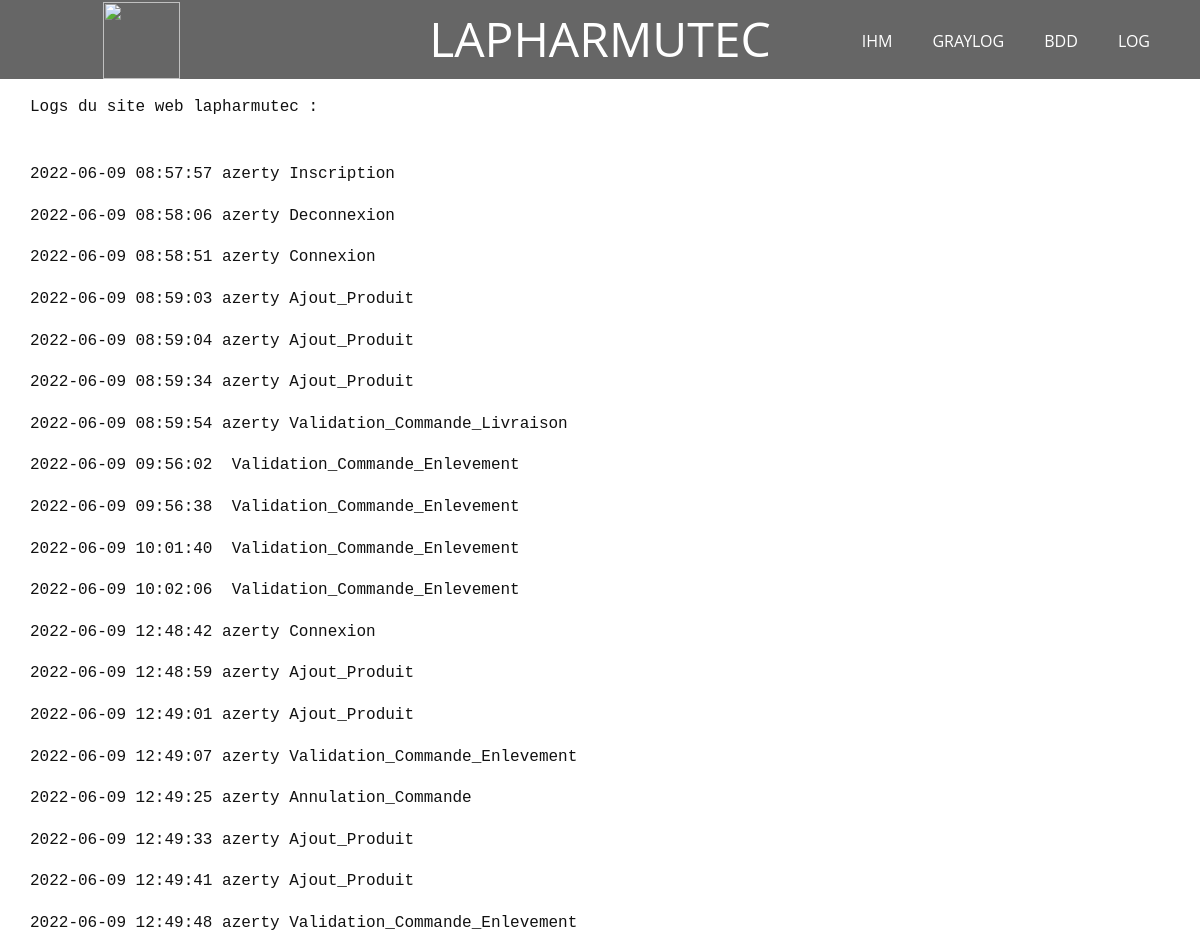
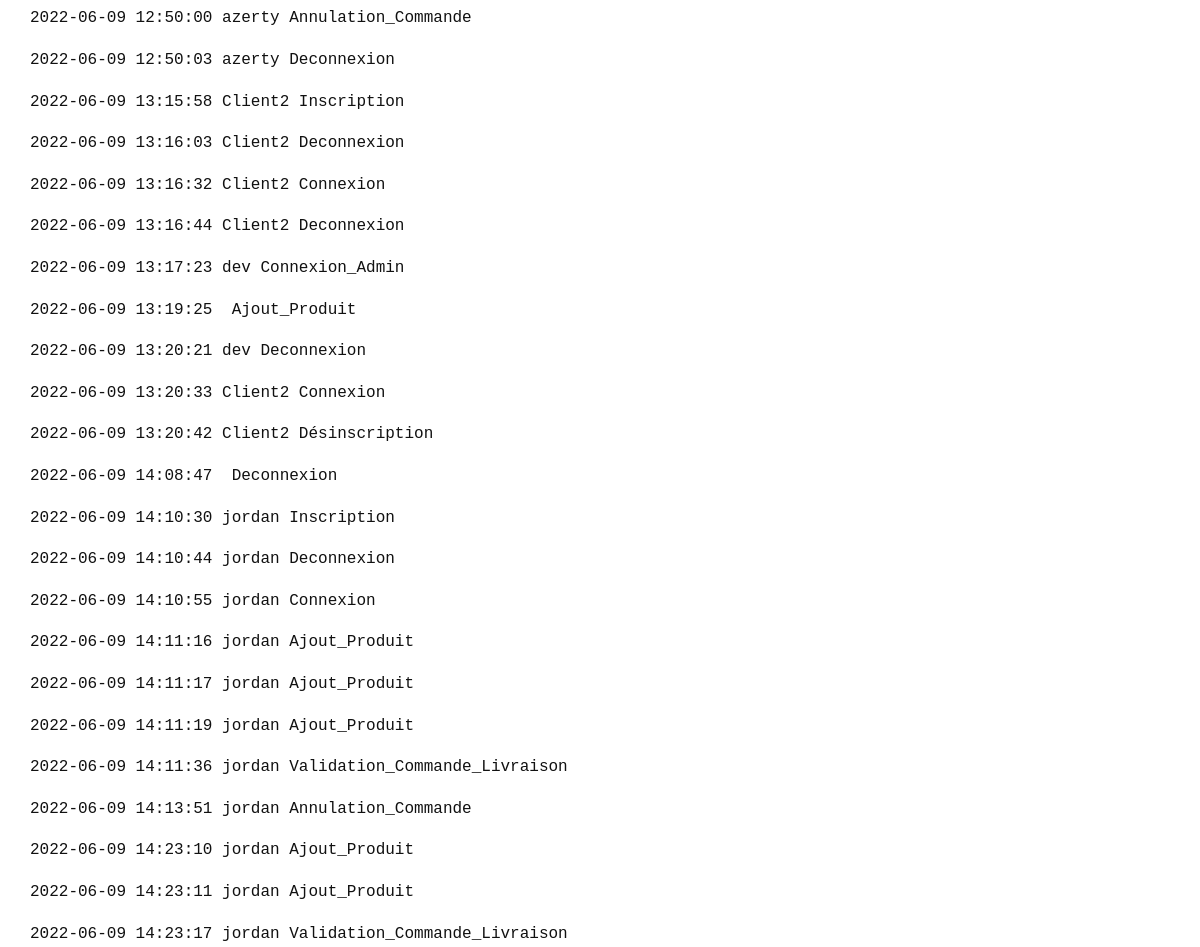
Screenshot of /log.php with the database file from the repository (2 pictures, top to bottom).
### tables this page shows
CREATE TABLE `log` (
  `time` timestamp NOT NULL DEFAULT CURRENT_TIMESTAMP,
  `idclient` varchar(255) DEFAULT NULL,
  `log_message` varchar(255) NOT NULL
);

### log.php (the view, shortened to what this page needs)
<?php
  include('Header.php');
  include('db.php');
?>
<html>
  <body>
      <div class="u-sheet">
	<pre><?php echo "Logs du site web lapharmutec :" . "<br>" . "<br>";?></pre>
	<?php
	$result = $db->query('SELECT time, idclient, log_message FROM log');
	if ($result->num_rows > 0) {
  	while($row = $result->fetch_assoc()) {
  	?>
    	<pre><?php echo $row["time"] ." ". $row["idclient"] ." ". $row["log_message"]. "<br>";?></pre>
    	<?php
  	}}
  	?>
      </div>
  </body>
</html>

### Header.php (shortened to what this page needs)
<html>
  <head>
    <link rel="stylesheet" href="reglage.css" >
    <link rel="stylesheet" href="IHM.css">
  </head>
  <body class="u-body u-xl-mode"><header class="u-grey-60 u-header"><div class="u-clearfix u-sheet u-sheet-1">
        <p class="u-text-default u-text-1">LAPHARMUTEC</p>
        <img class="u-image-1" src="images/48076951.png">
          <nav class="u-menu u-menu-1">
            <ul class="u-nav u-unstyled">
     <li class="u-nav-item"><a class="u-nav-link" href="index.php" style="padding: 10px 20px;">IHM</a>
</li><li class="u-nav-item"><a class="u-nav-link" href="http://127.0.0.1:9000" style="padding: 10px 20px;">GRAYLOG</a>
</li><li class="u-nav-item"><a class="u-nav-link" href="http://localhost/phpmyadmin/" style="padding: 10px 20px;">BDD</a>
</li><li class="u-nav-item"><a class="u-nav-link" href="log.php" style="padding: 10px 20px;">LOG</a>
</li></ul>
      </nav>
  </header>
</html>

### rows the page displays
log: time "2022-06-09 08:57:57", idclient "azerty", log_message "Inscription"
log: time "2022-06-09 08:58:06", idclient "azerty", log_message "Deconnexion"
log: time "2022-06-09 08:58:51", idclient "azerty", log_message "Connexion"
log: time "2022-06-09 08:59:03", idclient "azerty", log_message "Ajout_Produit"
log: time "2022-06-09 08:59:04", idclient "azerty", log_message "Ajout_Produit"
log: time "2022-06-09 08:59:34", idclient "azerty", log_message "Ajout_Produit"
log: time "2022-06-09 08:59:54", idclient "azerty", log_message "Validation_Commande_Livraison"
log: time "2022-06-09 09:56:02", log_message "Validation_Commande_Enlevement"
log: time "2022-06-09 09:56:38", log_message "Validation_Commande_Enlevement"
log: time "2022-06-09 10:01:40", log_message "Validation_Commande_Enlevement"
log: time "2022-06-09 10:02:06", log_message "Validation_Commande_Enlevement"
log: time "2022-06-09 12:48:42", idclient "azerty", log_message "Connexion"
log: time "2022-06-09 12:48:59", idclient "azerty", log_message "Ajout_Produit"
log: time "2022-06-09 12:49:01", idclient "azerty", log_message "Ajout_Produit"
log: time "2022-06-09 12:49:07", idclient "azerty", log_message "Validation_Commande_Enlevement"
log: time "2022-06-09 12:49:25", idclient "azerty", log_message "Annulation_Commande"
log: time "2022-06-09 12:49:33", idclient "azerty", log_message "Ajout_Produit"
log: time "2022-06-09 12:49:41", idclient "azerty", log_message "Ajout_Produit"
log: time "2022-06-09 12:49:48", idclient "azerty", log_message "Validation_Commande_Enlevement"
log: time "2022-06-09 12:50:00", idclient "azerty", log_message "Annulation_Commande"
log: time "2022-06-09 12:50:03", idclient "azerty", log_message "Deconnexion"
log: time "2022-06-09 13:15:58", idclient "Client2", log_message "Inscription"
log: time "2022-06-09 13:16:03", idclient "Client2", log_message "Deconnexion"
log: time "2022-06-09 13:16:32", idclient "Client2", log_message "Connexion"
log: time "2022-06-09 13:16:44", idclient "Client2", log_message "Deconnexion"
log: time "2022-06-09 13:17:23", idclient "dev", log_message "Connexion_Admin"
log: time "2022-06-09 13:19:25", log_message "Ajout_Produit"
log: time "2022-06-09 13:20:21", idclient "dev", log_message "Deconnexion"
log: time "2022-06-09 13:20:33", idclient "Client2", log_message "Connexion"
log: time "2022-06-09 13:20:42", idclient "Client2", log_message "Désinscription"
log: time "2022-06-09 14:08:47", log_message "Deconnexion"
log: time "2022-06-09 14:10:30", idclient "jordan", log_message "Inscription"
log: time "2022-06-09 14:10:44", idclient "jordan", log_message "Deconnexion"
log: time "2022-06-09 14:10:55", idclient "jordan", log_message "Connexion"
log: time "2022-06-09 14:11:16", idclient "jordan", log_message "Ajout_Produit"
log: time "2022-06-09 14:11:17", idclient "jordan", log_message "Ajout_Produit"
log: time "2022-06-09 14:11:19", idclient "jordan", log_message "Ajout_Produit"
log: time "2022-06-09 14:11:36", idclient "jordan", log_message "Validation_Commande_Livraison"
log: time "2022-06-09 14:13:51", idclient "jordan", log_message "Annulation_Commande"
log: time "2022-06-09 14:23:10", idclient "jordan", log_message "Ajout_Produit"
log: time "2022-06-09 14:23:11", idclient "jordan", log_message "Ajout_Produit"
log: time "2022-06-09 14:23:17", idclient "jordan", log_message "Validation_Commande_Livraison"
